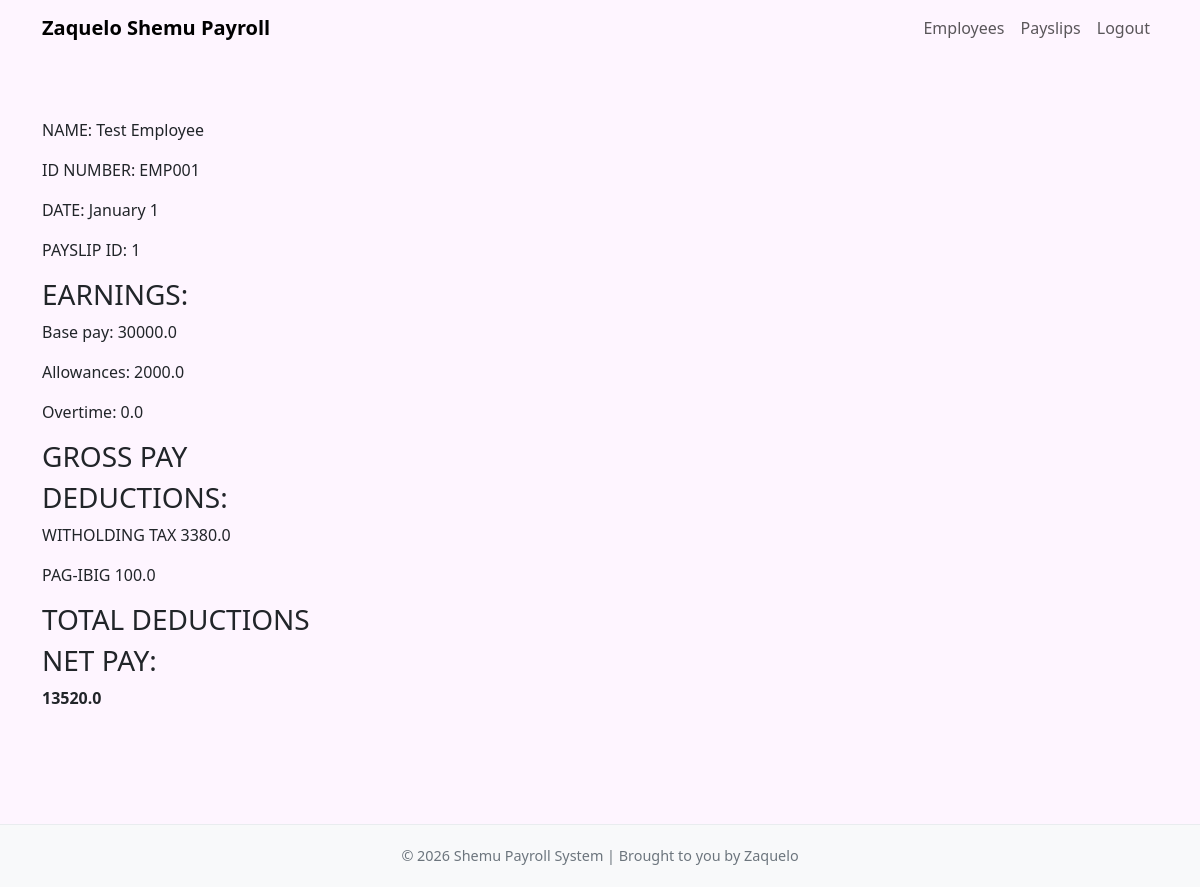
Page /payslips/view/1/ (signed in) on the committed database.
### payroll_app/models.py (models this page shows, shortened)
class Payslip(models.Model):
    id_number = models.ForeignKey(Employee, on_delete=models.CASCADE)
    month = models.CharField(max_length=100)
    date_range = models.CharField(max_length=100)
    year = models.CharField(max_length=4)
    pay_cycle = models.IntegerField()
    rate = models.FloatField()
    earnings_allowance = models.FloatField(default=0)
    overtime = models.FloatField(default=0)
    deductions_tax = models.FloatField(default=0)
    deductions_health = models.FloatField(default=0)
    pag_ibig = models.FloatField(default=0)
    sss = models.FloatField(default=0)
    total_pay = models.FloatField(default=0)

class Employee(models.Model):
    name = models.CharField(max_length=255)
    id_number = models.CharField(max_length=100, unique=True)
    rate = models.FloatField()
    overtime_pay = models.FloatField(null=True, blank=True, default=0)
    allowance = models.FloatField(null=True, blank=True, default=0)

### payroll_app/views.py (the view)
# urls.py: path('payslips/view/<int:pk>/', views.view_payslip, name='view_payslip'),
@login_required
def view_payslip(request, pk):
    payslip = get_object_or_404(Payslip, pk=pk)
    if _require_employee(request):
        employee = _get_employee_from_user(request.user)
        if employee is None or payslip.id_number != employee:
            return HttpResponseForbidden("You can only view your own payslips.")
    return render(request, 'payroll_app/payslips/view_payslip.html', {'payslip': payslip})

### payroll_app/views.py (called while the page is built)
def _is_admin(user):
    return user.is_staff or user.is_superuser

def _require_employee(request):
    return request.user.is_authenticated and (not _is_admin(request.user))

### payroll_app/templates/payroll_app/payslips/view_payslip.html
{% extends 'payroll_app/base.html' %}
{% block content %}
    <div class="py-5">
        <p>NAME: {{ payslip.id_number.name }}</p>
        <p>ID NUMBER: {{ payslip.id_number.id_number }}</p>
        <p>DATE: {{ payslip.month }} {{ payslip.date_range }} {{ payslip.year }}</p>
        <p>PAYSLIP ID: {{ payslip.pk }}</p>
        <h3>EARNINGS:</h3>
        <p>Base pay: {{ payslip.rate }}</p>
        <p>Allowances: {{ payslip.earnings_allowance }}</p>
        <p>Overtime: {{ payslip.overtime }}</p>
        <h3>GROSS PAY</h3>
        <h3>DEDUCTIONS:</h3>
        <p>WITHOLDING TAX {{ payslip.deductions_tax }}</p>
        {% if payslip.pay_cycle == 1 %}
            <p>PAG-IBIG {{ payslip.pag_ibig }}</p>
        {% else %}
            <p>PHILHEALTH {{ payslip.deductions_health }}</p>
            <p>SSS {{ payslip.sss }}</p>
        {% endif %}
        <h3>TOTAL DEDUCTIONS</h3>
        <h3>NET PAY:</h3>
        <p><strong>{{ payslip.total_pay }}</strong></p>
    </div>
{% endblock %}

### payroll_app/templates/payroll_app/base.html (style rules this page uses)
body { background-color: #fef5ff; min-height: 100vh; padding-top: 70px; font-family: 'Segoe UI', Tahoma, Geneva, Verdana, sans-serif; }

### rows in the picture
Payslip: id_number.name "Test Employee", id_number.id_number "EMP001", month "January", year "1", pk "1", rate "30000.0", earnings_allowance "2000.0", overtime "0.0", deductions_tax "3380.0", pag_ibig "100.0", total_pay "13520.0"
